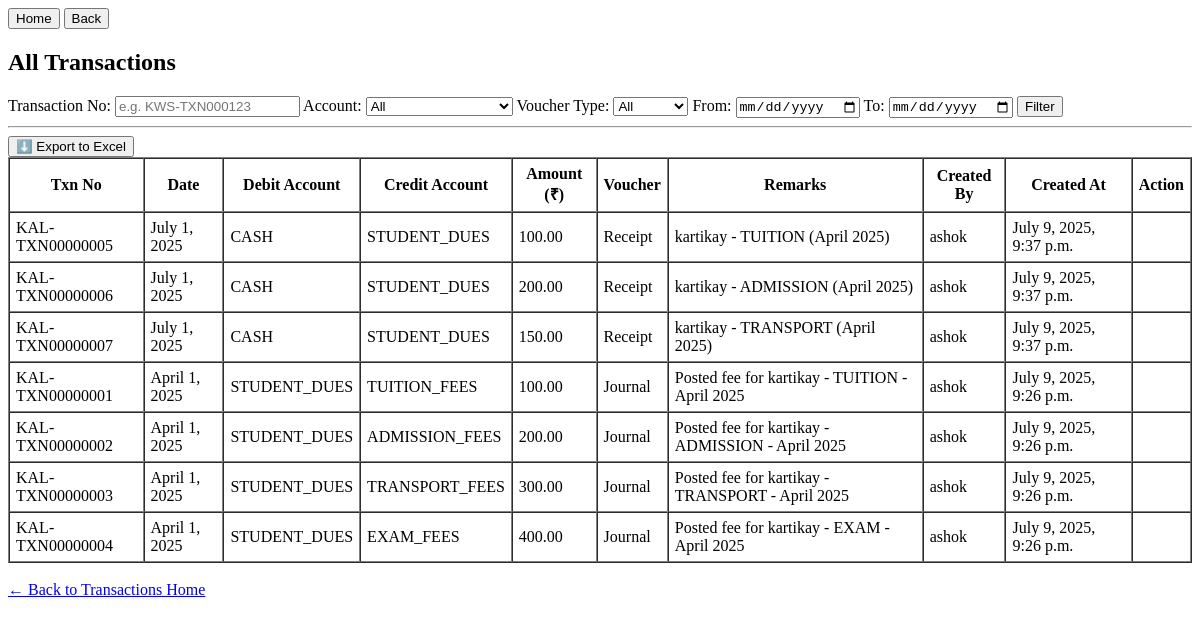
The page /transactions/view/ (signed in) on the database as committed earlier.
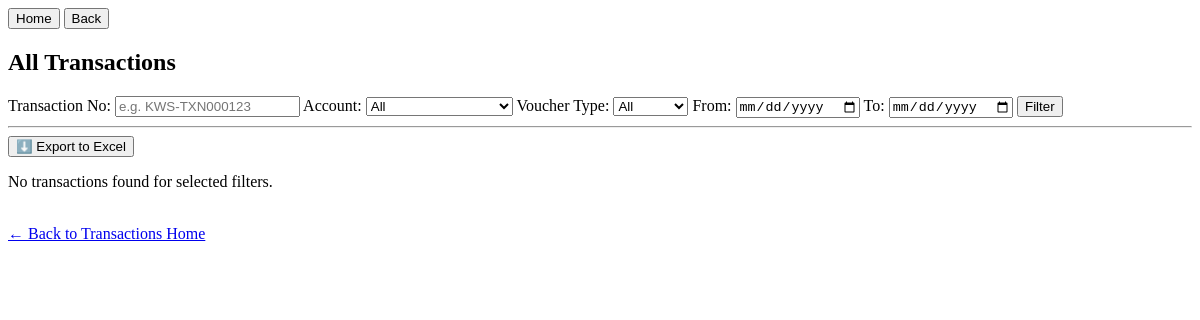
The same page on the database as committed later.
### transactions/models.py (models this page shows, shortened)
class Transaction(models.Model):
    VOUCHER_TYPES = [
    ('payment', 'Payment'),
    ('receipt', 'Receipt'),
    ('journal', 'Journal'),
    ('contra', 'Contra'),
    ]
    date = models.DateField()
    debit_account = models.ForeignKey(AccountHead, on_delete=models.PROTECT, related_name='debit_transactions')
    credit_account = models.ForeignKey(AccountHead, on_delete=models.PROTECT, related_name='credit_transactions')
    amount = models.DecimalField(max_digits=12, decimal_places=2)
    remarks = models.TextField(blank=True, null=True)
    school = models.ForeignKey(School, on_delete=models.CASCADE, default="kalawati")  # Multi-school support
    voucher_type = models.CharField(max_length=20, choices=VOUCHER_TYPES, blank=True, null=True)  # ✅ Add this
    created_by = models.ForeignKey(User, on_delete=models.SET_NULL, null=True, blank=True)
    created_at = models.DateTimeField(auto_now_add=True)
    transaction_id = models.CharField(max_length=30, editable=False)
    is_active = models.BooleanField(default=True)  # ✅ Soft delete flag
    deleted_by = models.ForeignKey(User, on_delete=models.SET_NULL, null=True, blank=True, related_name='deleted_transactions')
    deleted_at = models.DateTimeField(null=True, blank=True)
    class Meta:
        unique_together = ('school', 'transaction_id')  # ✅ Enforce per-school uniqueness

class AccountHead(models.Model):
    ACCOUNT_TYPES = [
        ('asset', 'Asset'),
        ('liability', 'Liability'),
        ('income', 'Income'),
        ('expense', 'Expense'),
    ]
    name = models.CharField(max_length=100, unique=True)
    type = models.CharField(max_length=20, choices=ACCOUNT_TYPES)
    description = models.TextField(blank=True, null=True)
    opening_balance = models.DecimalField(max_digits=10, decimal_places=2, default=0)
    is_active = models.BooleanField(default=True)
    school = models.ForeignKey(School, on_delete=models.CASCADE)

### transactions/views.py (the view)
# urls.py: path('view/', views.view_transactions, name='view_transactions'),
@login_required
def view_transactions(request):
    user_school = request.user.userprofile.school
    transactions = Transaction.objects.filter(school=user_school, is_active = True).order_by('-date')
    account_id = request.GET.get('account')
    voucher_type = request.GET.get('voucher_type')
    start_date = request.GET.get('start_date')
    end_date = request.GET.get('end_date')
    txn_id = request.GET.get('txn_id')
    if txn_id:
        transactions = transactions.filter(transaction_id__icontains=txn_id)
    if account_id and account_id.isdigit():
        transactions = transactions.filter(
            Q(debit_account_id=account_id) | Q(credit_account_id=account_id)
        )
    if voucher_type:
        transactions = transactions.filter(voucher_type=voucher_type)
    parsed_start = parse_date(start_date) if isinstance(start_date, str) and start_date else None
    if parsed_start:
        transactions = transactions.filter(date__gte=parsed_start)
    parsed_end = parse_date(end_date) if isinstance(end_date, str) and end_date else None
    if parsed_end:
        transactions = transactions.filter(date__lte=parsed_end)
    accounts = AccountHead.objects.filter(school=user_school)
    return render(request, 'transactions/view_transactions.html', {
        'transactions': transactions,
        'accounts': accounts,
        'voucher_type_filter': voucher_type,
        'account_filter': account_id,
        'start_date': start_date,
        'end_date': end_date,
        'txn_id': txn_id,  # pass to template
    })

### transactions/templatetags/string_filters.py (called while the page is built)
@register.filter
def startswith(value, arg):
    return str(value).startswith(arg)

### transactions/templates/transactions/view_transactions.html (shortened to what this page needs)
{% load string_filters %}
<!DOCTYPE html>
<html>
<head>
</head>
<body>
    <a href="{% url 'home'%}"><button>Home</button></a>
    <a href="{% url 'transactions_home'%}"><button>Back</button></a>
    <h2>All Transactions</h2>
    <form method="get">
        <label for="txn_id">Transaction No:</label>
        <input type="text" name="txn_id" id="txn_id" placeholder="e.g. KWS-TXN000123" value="{{ txn_id|default:'' }}">
        <label for="account">Account:</label>
        <select name="account" id="account">
            <option value="">All</option>
        </select>
        <label for="voucher_type">Voucher Type:</label>
        <select name="voucher_type" id="voucher_type">
            <option value="">All</option>
        </select>
        <label for="start_date">From:</label>
        <input type="date" name="start_date" value="{{ start_date }}">
        <label for="end_date">To:</label>
        <input type="date" name="end_date" value="{{ end_date }}">
        <button type="submit">Filter</button>
    </form>
    <hr>
    <form method="get" action="{% url 'export_transactions_excel' %}">
    <button type="submit">⬇️ Export to Excel</button>
    </form>
    {% if transactions %}
        <table border="1" cellpadding="6" cellspacing="0">
            <tr>
                <th>Txn No</th>
                <th>Date</th>
                <th>Debit Account</th>
                <th>Credit Account</th>
                <th>Amount (₹)</th>
                <th>Voucher</th>
                <th>Remarks</th>
                <th>Created By</th>
                <th>Created At</th>
                <th>Action</th>
            </tr>
            {% for txn in transactions %}
                <tr>
                    <td>{{ txn.transaction_id }}</td>
                    <td>{{ txn.date }}</td>
                    <td>{{ txn.debit_account.name }}</td>
                    <td>{{ txn.credit_account.name }}</td>
                    <td>{{ txn.amount }}</td>
                    <td>{{ txn.get_voucher_type_display }}</td>
                    <td>{{ txn.remarks }}</td>
                    <td>{{ txn.created_by.username }}</td>
                    <td>{{ txn.created_at }}</td>
                    <td>
                    </td>
                </tr>
            {% endfor %}
        </table>
    {% else %}
        <p>No transactions found for selected filters.</p>
    {% endif %}
    <br>
    <a href="{% url 'transactions_home' %}">← Back to Transactions Home</a>
</body>
</html>

Rows that differ between the two databases and show on the page:
removed Transaction: transaction_id "KAL-TXN00000005", date "July 1, 2025", debit_account.name "CASH", credit_account.name "STUDENT_DUES", amount "100.00", voucher_type "Receipt", remarks "kartikay - TUITION (April 2025)", created_by.username "ashok", created_at "July 9, 2025, 9:37 p.m."
removed Transaction: transaction_id "KAL-TXN00000006", date "July 1, 2025", debit_account.name "CASH", credit_account.name "STUDENT_DUES", amount "200.00", voucher_type "Receipt", remarks "kartikay - ADMISSION (April 2025)", created_by.username "ashok", created_at "July 9, 2025, 9:37 p.m."
removed Transaction: transaction_id "KAL-TXN00000007", date "July 1, 2025", debit_account.name "CASH", credit_account.name "STUDENT_DUES", amount "150.00", voucher_type "Receipt", remarks "kartikay - TRANSPORT (April 2025)", created_by.username "ashok", created_at "July 9, 2025, 9:37 p.m."
removed Transaction: transaction_id "KAL-TXN00000001", date "April 1, 2025", debit_account.name "STUDENT_DUES", credit_account.name "TUITION_FEES", amount "100.00", voucher_type "Journal", remarks "Posted fee for kartikay - TUITION - April 2025", created_by.username "ashok", created_at "July 9, 2025, 9:26 p.m."
removed Transaction: transaction_id "KAL-TXN00000002", date "April 1, 2025", debit_account.name "STUDENT_DUES", credit_account.name "ADMISSION_FEES", amount "200.00", voucher_type "Journal", remarks "Posted fee for kartikay - ADMISSION - April 2025", created_by.username "ashok", created_at "July 9, 2025, 9:26 p.m."
removed Transaction: transaction_id "KAL-TXN00000003", date "April 1, 2025", debit_account.name "STUDENT_DUES", credit_account.name "TRANSPORT_FEES", amount "300.00", voucher_type "Journal", remarks "Posted fee for kartikay - TRANSPORT - April 2025", created_by.username "ashok", created_at "July 9, 2025, 9:26 p.m."
removed Transaction: transaction_id "KAL-TXN00000004", date "April 1, 2025", debit_account.name "STUDENT_DUES", credit_account.name "EXAM_FEES", amount "400.00", voucher_type "Journal", remarks "Posted fee for kartikay - EXAM - April 2025", created_by.username "ashok", created_at "July 9, 2025, 9:26 p.m."
Other text that changed with them:
text no longer shown: "Txn No Date Debit Account Credit Account Amount (₹) Voucher Remarks Created By Created At Action"
text now shown: "No transactions found for selected filters."
